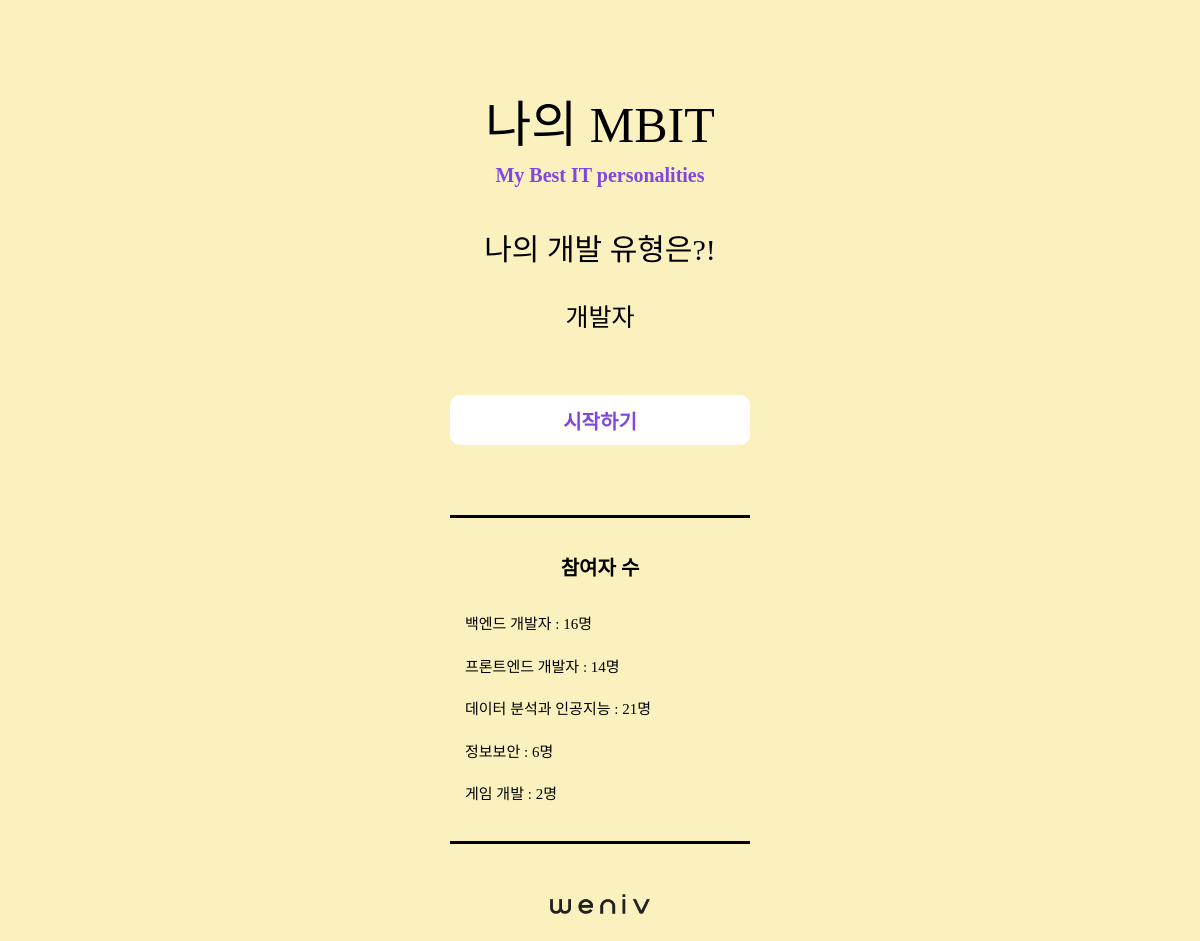
The page / on the database its author committed.
### main/models.py (models this page shows, shortened)
class Developer(models.Model):
    name = models.CharField(max_length=50)
    count = models.IntegerField(default=0)
    data = models.JSONField()

### main/views.py (the view)
# urls.py: path('', views.index, name='index'),
def index(request):
    developers = Developer.objects.all()
    context = {
        'developers' : developers,
    }
    return render(request, 'main/index.html', context=context)

### main/templates/main/index.html (shortened to what this page needs)
{% extends 'main/base.html' %}
{% load static %}
{% block head %}
    <link rel="stylesheet" type="text/css" href="{% static 'css/reset.css' %}">
    <link rel="stylesheet" type="text/css" href="{% static 'css/style.css' %}">
{% endblock head %}
{% block body %}
    <section id="main_contents">
        <div class="wrapper">
            <div class="title">
                <h3 class="main_title">나의 MBIT</h3>
                <h3 class="sub_title">My Best IT personalities</h3>
            </div>
            <div class="intro">
                <h1>나의 개발 유형은?!</h1>
                <div class="type">
                    <ul class="type_list">
                        <li>개발자</li>
                    </ul>
                </div>
            </div>
            <div class="button">
                <a href="{% url 'main:form' %}">
                    <button class="start" type="button">시작하기</button>
                </a>
            </div>
            <div class="result_data">
                <div class="data_wrap">
                    <h3>참여자 수</h3>
                    <ul>
                    {% for developer in developers %}
                        <li>{{ developer.name }} : {{ developer.count }}명</li>
                    {% endfor %}
                    </ul>
                </div>
            </div>
            <div class="weniv">
                <a href="http://www.paullab.co.kr">
                    <img src="{% static 'image/weniv_logo_black.png' %}" alt="weniv">
                </a>
            </div>
        </div>
    </section>
{% endblock body %}

### main/static/css/style.css (style rules this page uses)
html { width: 100%; height: 100%; }
body { width: 100%; height: 100%; background-color: #FAF1BE; color: #000; font-family: "NEXON Lv1 Gothic OTF"; }
#main_contents { display: flex; justify-content: center; width: 100%; height: 100%; margin-top: 100px; }
#main_contents .wrapper { display: flex; flex-direction: column; width: 100%; height: 100%; max-width: 500px; }
.title { text-align: center; padding-bottom: 50px; }
.main_title { font-family: "GmarketSansBold"; font-size: 50px; padding-bottom: 15px; }
.sub_title { font-size: 20px; font-weight: bold; color: #7F47DD; }
.intro { text-align: center; padding-bottom: 40px; }
.intro h1 { font-size: 30px; padding-bottom: 15px; }
.type { font-size: 25px; line-height: 3em; height: 3em; overflow: hidden; }
.type_list { animation: rotate 7s infinite; }
.button { text-align: center; padding-bottom: 50px; }
.button button { width: 300px; height: 50px; padding: 5px; border-style: none; border-radius: 10px; font-family: "NEXON Lv1 Gothic OTF"; font-size: 20px; font-weight: bold; cursor: pointer; background-color: #fff; color: #7F47DD; margin-bottom: 20px; }
.result_data { display: flex; justify-content: center; }
.result_data .data_wrap { width: 270px; padding: 15px; border-top: 3px solid #000; border-bottom: 3px solid #000; line-height: 1.5; margin-bottom: 50px; }
.result_data h3 { text-align: center; font-size: 20px; font-weight: bold; padding: 20px 0 30px; }
.result_data li { font-size: 15px; padding-bottom: 20px; }
.weniv { display: flex; justify-content: center; padding-bottom: 50px; }
.weniv a { width: 100px; }
.weniv img { width: 100%; height: auto; }

### rows shown on the page
Developer: name "백엔드 개발자", count "16"
Developer: name "프론트엔드 개발자", count "14"
Developer: name "데이터 분석과 인공지능", count "21"
Developer: name "정보보안", count "6"
Developer: name "게임 개발", count "2"
